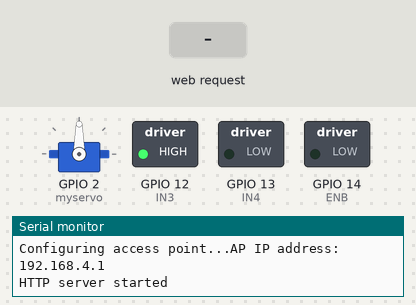
A sketch run on a simulated ESP8266 (NodeMCU). Shown: servo, switched loads named in the sketch (green lamp = pin HIGH), the last lines printed to the serial monitor. Inputs (shaded band) come from the test bench.

Above: at 1.2 s.
1.3 s: HTTP request GET /stick received
At 2.3 s:
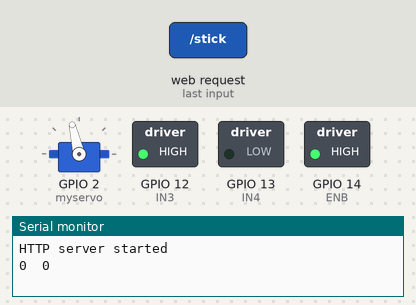
2.8 s: HTTP request GET /stick?dx=120 received
At 3.5 s:
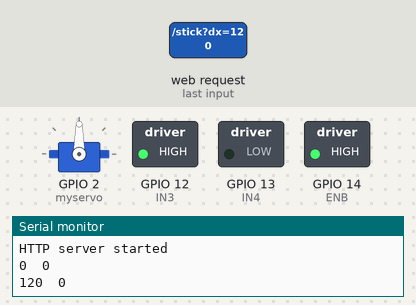
4.3 s: HTTP request GET /stick?dy=120 received
At 4.6 s:
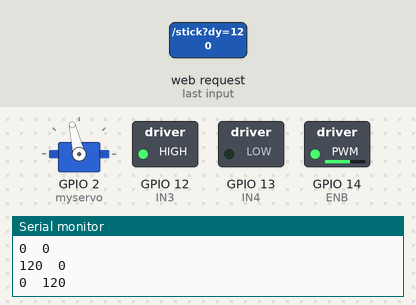
5.8 s: HTTP request GET /stick?dx=1 received
At 6.9 s:
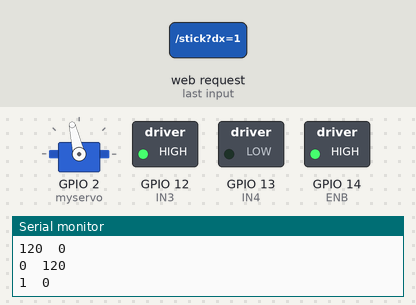
7.3 s: HTTP request GET /stick?dx=120&dy=120 received
At 8.1 s:
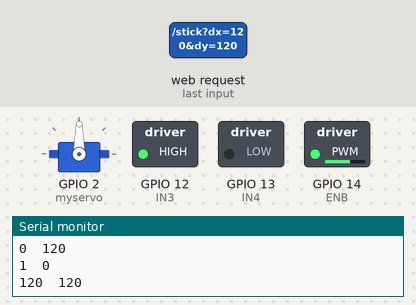
8.8 s: HTTP request GET /stick?dx=0 received
At 9.2 s:
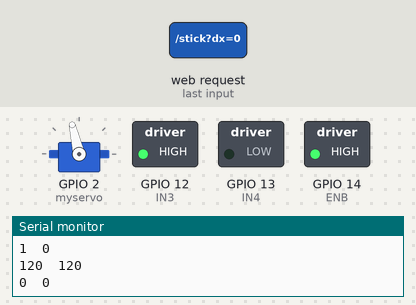
Timing chart, 0 to 11.3 s (numbered marks = the images above; inputs shaded):
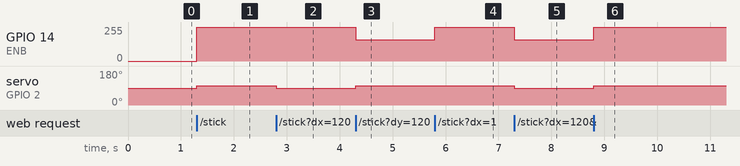

Measured:
- after the input at 1.3 s, GPIO 14 (ENB): 0/255 → 255/255 at once; servo on GPIO 2 (myservo): 90° → 103° at once
- after the input at 2.8 s, servo on GPIO 2 (myservo): 103° → 90° at once
- after the input at 4.3 s, GPIO 14 (ENB): 255/255 → 158/255 at once; servo on GPIO 2 (myservo): 90° → 103° at once
- after the input at 5.8 s, GPIO 14 (ENB): 158/255 → 255/255 at once
- after the input at 7.3 s, GPIO 14 (ENB): 255/255 → 158/255 at once; servo on GPIO 2 (myservo): 103° → 90° at once
- after the input at 8.8 s, GPIO 14 (ENB): 158/255 → 255/255 at once; servo on GPIO 2 (myservo): 90° → 103° at once

The sketch:

JOYSTICK_VIRTUAL.ino
```cpp
/* JOYSTICK VIRTUAL

 Para su funcionamiento es necesario guardar el fichero index.html
 (http://www.esploradores.com/wp-content/uploads/2017/03/index.zip)
 en el Sistema de Archivos para Memoria Flash (SPIFF).

 Esto se realiza utilizando el complemento del IDE de Arduino ESP8266FS
 (https://github.com/esp8266/arduino-esp8266fs-plugin/releases/download/0.3.0/ESP8266FS-0.3.0.zip)

 Este código de ejemplo es de público dominio.
 Dani No www.esploradores.com   */

#include <ESP8266WiFi.h>                      //Librería de conexión WiFi del módulo ESP8266
#include <ESP8266WebServer.h>                 //Librería ESP8266WebServer (simplifica la creación del servidor)
#include <Servo.h>

Servo myservo;  // create servo object to control a servo
// twelve servo objects can be created on most boards

int IN3 = 12;    // Input3 conectada al pin D6
int IN4 = 13;    // Input4 conectada al pin D7
int ENB = 14;    // ENB conectada al pin D5
int pos = 0;    // variable to store the servo position
int vel = 0;    // variable to store the servo position

const char *ssid = "JOYSTICK_VIRTUAL",        // Credenciales del Punto de Acceso
           *password = "12345678";

ESP8266WebServer server(80);

void setup() {

  Serial.begin(115200);
  Serial.println();
  Serial.print("Configuring access point...");
  /* You can remove the password parameter if you want the AP to be open. */
  WiFi.softAP(ssid, password);

  IPAddress myIP = WiFi.softAPIP();
  Serial.print("AP IP address: ");
  Serial.println(myIP);
  server.on("/", handleRoot);
  server.begin();
  Serial.println("HTTP server started");

  server.on("/stick", []() {                  // Recibe los datos (dx y dy)
    String dx=server.arg("dx");
    String dy=server.arg("dy");
    server.send(200);
    int x = dx.toInt();                       // Convierte los datos de tipo String a Int
    int y = dy.toInt();
    Serial.print(x);  Serial.print("  ");  Serial.println(y);
    pos = map(x,0,255,103,75);
    myservo.write(pos);
    vel = map(y,176,0,0,500);
    analogWrite(ENB,vel);

  });

   myservo.attach(2);  // attaches the servo on pin 9 to the servo object
   myservo.write(90);
   pinMode (ENB, OUTPUT);
   pinMode (IN3, OUTPUT);
   pinMode (IN4, OUTPUT);
   //Preparamos la salida para que el motor gire en un sentido
   digitalWrite (IN3, HIGH);
   digitalWrite (IN4, LOW);

}

void loop() {
  server.handleClient();
}

void handleRoot() {
  server.send(200, "text/html", "<h1>You are connected</h1>");
}
```
